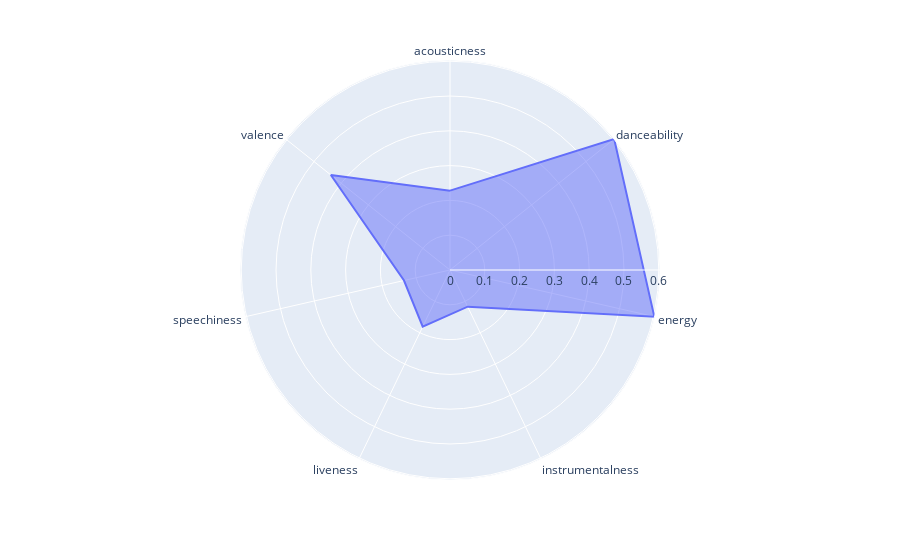

Notebook cell for this chart:
### Markdown cell above
## Showing the radar plot.

### Code cell
import plotly.express as px
fig = px.line_polar(df_mean, r='mean', theta='features', line_close=True)
fig.update_traces(fill='toself')
#fig.show()

### Figure 1 — Plotly figure (JSON) as saved in the notebook; plotly's stock layout.template omitted (floating-point values rounded to 4 significant figures)
{"data": [{"fill": "toself", "hovertemplate": "mean=%{r}<br>features=%{theta}<extra></extra>", "legendgroup": "", "line": {"color": "#636efa", "dash": "solid"}, "mode": "lines", "name": "", "r": [0.228, 0.6035, 0.6022, 0.1171, 0.1808, 0.1356, 0.438, 0.228], "showlegend": false, "subplot": "polar", "theta": ["acousticness", "danceability", "energy", "instrumentalness", "liveness", "speechiness", "valence", "acousticness"], "type": "scatterpolar"}], "layout": {"legend": {"tracegroupgap": 0}, "margin": {"t": 60}, "polar": {"angularaxis": {"direction": "clockwise", "rotation": 90}, "domain": {"x": [0, 1], "y": [0, 1]}}}}
